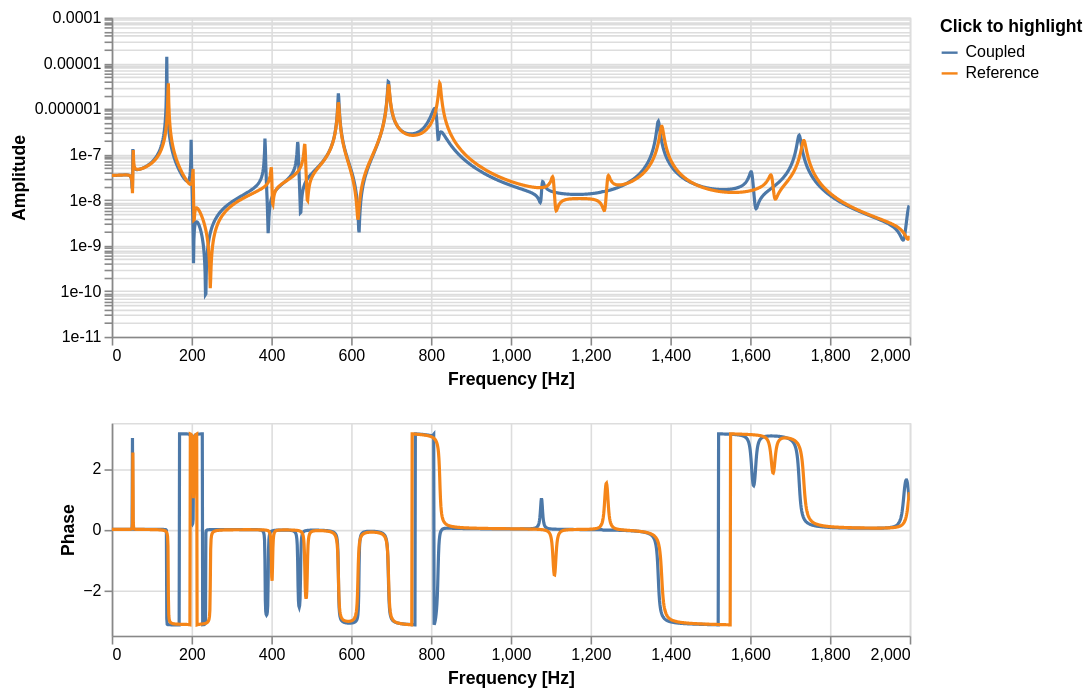

The cell this chart's notebook holds for it:
### Markdown cell above
The coupled and the reference results of the assembled system AB can then be compared:

### Code cell
out = 0
inp = 6

pyfbs.display.plot_frequency_response(MK_A.freq, np.hstack((Y_AB_coupled[:,out:out+1,inp:inp+1],MK_AB.frf[:,out:out+1,inp:inp+1])),
                              labels=('Coupled', 'Reference'))

### Figure 1 — Vega-Lite specification as saved in the notebook (floating-point values rounded to 4 significant figures; data arrays with more than 128 entries replaced by an {"elided": "..."} marker saying what was removed)
{"config": {"view": {"continuousWidth": 300, "continuousHeight": 300}}, "vconcat": [{"mark": {"type": "line"}, "encoding": {"color": {"field": "out_in", "legend": {"title": "Click to highlight"}, "type": "nominal"}, "opacity": {"condition": {"param": "param_6abc652f877f8643", "value": 1}, "value": 0.2}, "x": {"axis": {"title": "Frequency [Hz]"}, "field": "f", "type": "quantitative"}, "y": {"axis": {"title": "Amplitude"}, "field": "A", "scale": {"base": 10, "type": "log"}, "type": "quantitative"}}, "height": 200.0, "name": "view_8019a67154077cdf_0", "width": 500}, {"mark": {"type": "line"}, "encoding": {"color": {"field": "out_in", "type": "nominal"}, "opacity": {"condition": {"param": "param_6abc652f877f8643", "value": 1}, "value": 0.2}, "x": {"axis": {"title": "Frequency [Hz]"}, "field": "f", "type": "quantitative"}, "y": {"axis": {"title": "Phase"}, "field": "ph", "type": "quantitative"}}, "height": 133.3, "name": "view_3d4d4010d2e138e1_1", "width": 500}], "data": {"name": "data-3c0162976d06a9426a5594a17e39f4a5"}, "params": [{"name": "param_f268f798f41c853e", "select": {"type": "interval"}, "bind": "scales", "views": ["view_8019a67154077cdf_0", "view_3d4d4010d2e138e1_1"]}, {"name": "param_6abc652f877f8643", "select": {"type": "point", "fields": ["out_in"]}, "bind": "legend", "views": ["view_8019a67154077cdf_0", "view_3d4d4010d2e138e1_1"]}], "$schema": "https://vega.github.io/schema/vega-lite/v6.1.0.json", "datasets": {"data-3c0162976d06a9426a5594a17e39f4a5": {"elided": "4000 records"}}}
